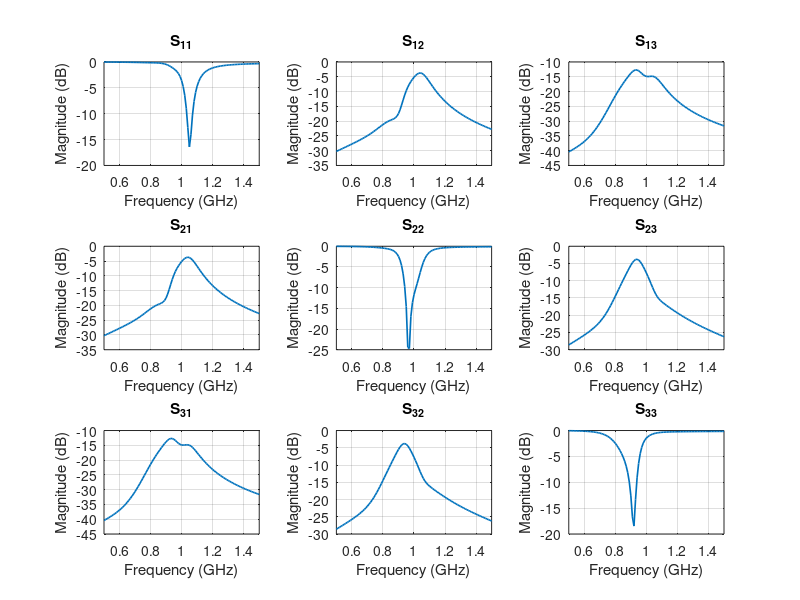

MATLAB code for this plot: (Note: this script raises an error after producing the figure.)
clc;
clear;

N_ports = 3;

load('S_dB_Nf=101.mat');

close all;

figure(1);
for i = 1: N_ports
    for j = 1: N_ports
        k = (i-1)*N_ports+j;
        subplot(N_ports, N_ports, k);
        plot(freq_list/1e9, squeeze(S_dB_all(i, j,:)), 'LineWidth', 1.2);
        xlabel('Frequency (GHz)');
        ylabel('Magnitude (dB)');
        title(['S_{' num2str(i) num2str(j) '}']);
        grid on;
        xlim([f_min f_max]/1e9);
    end
end
sgtitle('3×3 S-Parameters');